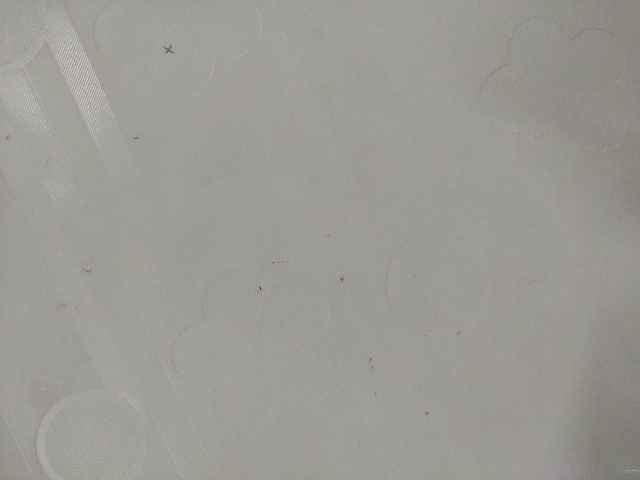
#> input picture butt_welding/test20_b.png, 640 x 480 px; its folder holds 2 pictures in this run
$ python butt_weld.py   (Python 2 division)   (older library calls are emulated)
#> lines starting #> are read from the running program, lines starting #| are printed output that depends on the picture; after the words box and inside, x2 and y2 are one past the last pixel; in counts of white or black regions, pixels touching at a corner belong together
import numpy as np
import cv2
import image_geometry
import argparse
import time
from skimage import morphology
import skimage
import datetime
start_time = time.time()


global image_no
image_no=1

def show_image(window_name,image):
	global image_no
	cv2.namedWindow(window_name)        # Create a named window
	cv2.moveWindow(window_name, 40,30)  # Move it to (40,30)
	cv2.imshow(window_name,image)
	cv2.waitKey()
	cv2.destroyAllWindows()
	name="output/"+str(image_no)+"_"+str(window_name)+"_"+str(datetime.datetime.now().date()) + '_' + str(datetime.datetime.now().time()).replace(':', '.')+".png"
	#print name
	image_no+=1
	cv2.imwrite(name,image)


def camera_input(show=1):

	""" function to read the image from user"""
#> called with show = 1
	foreground=raw_input("Enter the foreground name : ")
#> the answer given: test20_b.png
	background=raw_input("Enter the background image name : ")
#> the answer given: test20_f.png
	rgb=cv2.imread(foreground)
#> rgb is the input picture: shape (480, 640, 3); mean B, G, R 148.8, 154.2, 155.7
	rgb=cv2.resize(rgb,(640,480))
	depth=cv2.imread(background)
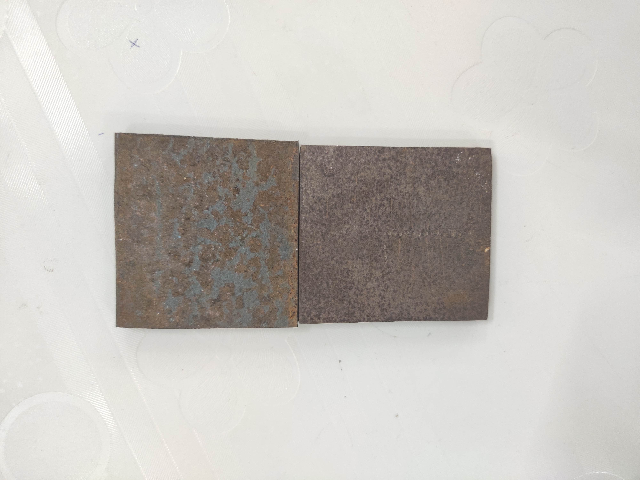
#> input picture butt_welding/test20_f.png, 640 x 480 px
#> depth is the input picture: shape (480, 640, 3); mean B, G, R 191.4, 196.2, 199.5
	depth=cv2.resize(depth,(640,480))
	if show:
		show_image("foreground",rgb)
		show_image("background",depth)
	return rgb,depth

def auto_canny(image,show=0,sigma=1):


	# compute the median of the single channel pixel intensities
	img = image.copy()
	v = np.median(image)

	# apply automatic Canny edge detection using the computed median
	lower = int(max(0, (1.0 - sigma) * v))
	upper = int(min(255, (1.0 + sigma) * v))
	edged = cv2.Canny(img, lower, upper)
	if show:
		show_image("canny_image",edged)
	# return the edged image
	return edged

# [19 lines left out: function edged, not called in this run]


def skeletonize(img):

    """ OpenCV function to return a skeletonized version of img, a Mat object"""

    img = img.copy() # don't clobber original
    skel = img.copy()

    skel[:,:] = 0
    kernel = cv2.getStructuringElement(cv2.MORPH_CROSS, (3,3))

    while True:
        eroded = cv2.morphologyEx(img, cv2.MORPH_ERODE, kernel)
        temp = cv2.morphologyEx(eroded, cv2.MORPH_DILATE, kernel)
        temp  = cv2.subtract(img, temp)
        skel = cv2.bitwise_or(skel, temp)
        img[:,:] = eroded[:,:]
        if cv2.countNonZero(img) == 0:
            break
    return skel

def remove_noise(skelton,min_length,show=0):

	imglab = skimage.measure.label(skelton) # create labels in segmented image
	cleaned = morphology.remove_small_objects(imglab, min_size=min_length, connectivity=2)
	clean_image = np.zeros((cleaned.shape)) # create array of size cleaned
	clean_image[cleaned > 0] = 255
	if show:
		show_image("remove_noise",clean_image)
	return clean_image

# [17 lines left out: function filter_contour, not called in this run]


def roi_filter(rgb,skelton,roi,show=0):
	rgb_copy=rgb.copy()
	initial_seed=[]
	for i in range(0,480):
		for j in range(0, 640):
			px=skelton[i,j]
			if px==255 and i>=roi[0] and j>=roi[2] and i<=roi[1] and j<=roi[3]:
				rgb_copy[i,j]=[0,0,255]
				initial_seed.append([i,j])

	if show:
		show_image("Initial_seeds",rgb_copy)
	return initial_seed


def initial_linegrow(rgb,initial_seed,seed_no,threshold,show=0):

	 rgb_copy=rgb.copy()
	 rgb_copy1=rgb.copy()
	 filtered_seeds=[]
	 for seed in initial_seed:
		  #print seed
		  line_temp=cv2.cvtColor(rgb, cv2.COLOR_BGR2GRAY)
		  prev_d=0
		  sm_th=[0]*8
		  closed_list=[[0]*2]*100
		  curr_node=[[]]
		  j=0
		  while j<seed_no:
			d=[]
			if j==0:
				curr_node[0]=seed
				#print curr_node
			for i in range(0,8):
				if i==0:
					xoff=1
					yoff=0
				if i==1:
					xoff=1
					yoff=1
				if i==2:
					xoff=0
					yoff=1
				if i==3:
					xoff=-1
					yoff=1
				if i==4:
					xoff=-1
					yoff=0
				if i==5:
					xoff=-1
					yoff=-1
				if i==6:
					xoff=0
					yoff=-1
				if i==7:
					xoff=1
					yoff=-1
				k=1
				#print i
				#print curr_node[0][0]+xoff*k,curr_node[0][1]+yoff*k
				in_sum=0
				while k<=3:
					if [curr_node[0][0]+yoff*k,curr_node[0][1]+xoff*k] in closed_list:
						in_sum=1000
						break
					in_sum=in_sum + line_temp[curr_node[0][0]+yoff*k,curr_node[0][1]+xoff*k]
					k=k+1
				d.append(in_sum)
			#print d
			min_d=d.index(min(d))

			#print min_d
			if min_d==0:
				xoff=1
				yoff=0
			if min_d==1:
				xoff=1
				yoff=1
			if min_d==2:
				xoff=0
				yoff=1
			if min_d==3:
				xoff=-1
				yoff=1
			if min_d==4:
				xoff=-1
				yoff=0
			if min_d==5:
				xoff=-1
				yoff=-1
			if min_d==6:
				xoff=0
				yoff=-1
			if min_d==7:
				xoff=1
				yoff=-1
			closed_list[j]=curr_node[0]
			line_temp[curr_node[0][0]-1:curr_node[0][0]+2,curr_node[0][1]-1:curr_node[0][1]+2]=255 ## setting all the pixels around curent node white (255)
			curr_node=[[curr_node[0][0]+yoff,curr_node[0][1]+xoff]]

			if show==1:

				rgb_copy[closed_list[j][0],closed_list[j][1]]=[0,255,0]
				#show_image("line_growing",rgb_copy)
			if j>0 and prev_d-min_d<>0:
				sm_th[min_d]=1
			prev_d=min_d
			#print sm_th
			j=j+1

		  if np.sum(sm_th)<=threshold :
			filtered_seeds.append(seed)
			if show==1:

				rgb_copy1[seed[0]-2:seed[0]+2,seed[1]-2:seed[1]+2]=[0,0,255] ## uncomment this to show the final seeds having straight lines
	 if show==1:
		show_image("line_growing",rgb_copy)
		show_image("final_seeds",rgb_copy1)

	 return filtered_seeds

def best_seed(rgb,final_seed,show=0):


	line_temp=cv2.cvtColor(rgb, cv2.COLOR_BGR2GRAY)
	inten=2550
	for seed in final_seed:
		intencity=np.sum(np.sum(line_temp[seed[0]-1:seed[0]+2,seed[1]-1:seed[1]+2]))
		if intencity<inten:
			inten=intencity
			final_node=seed
			#print seed,intencity
	if show:
		rgb_copy=rgb.copy()
		rgb_copy[final_node[0]-2:final_node[0]+2,final_node[1]-2:final_node[1]+2]=[0,255,0]
		show_image("best_seed",rgb_copy)
	return final_node

# [151 lines left out: functions final_grow, trim_weld, not called in this run]

if __name__=='__main__':


	rgb,depth=camera_input()
	foreground=cv2.subtract(depth,rgb)
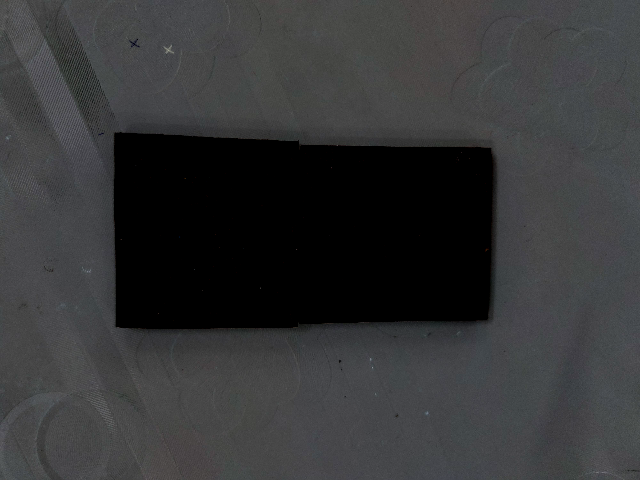
#> foreground: shape (480, 640, 3); mean B, G, R 55.1, 54, 53.3
	gray=cv2.cvtColor(foreground, cv2.COLOR_BGR2GRAY)
	canny=auto_canny(gray,0)
#> in auto_canny, `v = np.median(image)`: v = 69
#> in auto_canny, `lower = int(max(0, (1.0 - sigma) * v))`: lower = 0
#> in auto_canny, `upper = int(min(255, (1.0 + sigma) * v))`: upper = 138
#> in auto_canny, `edged = cv2.Canny(img, lower, upper)`:
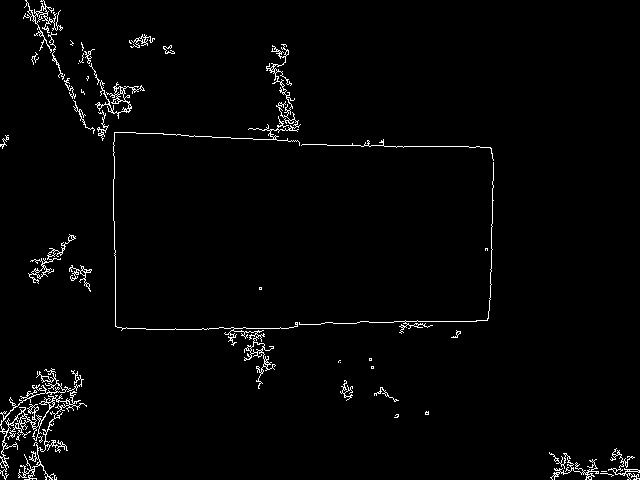
#> edged: shape (480, 640); 2.1% white in thin lines or dots
	clean_image_canny=remove_noise(canny,20,0)
#> in remove_noise, `imglab = skimage.measure.label(skelton)`:
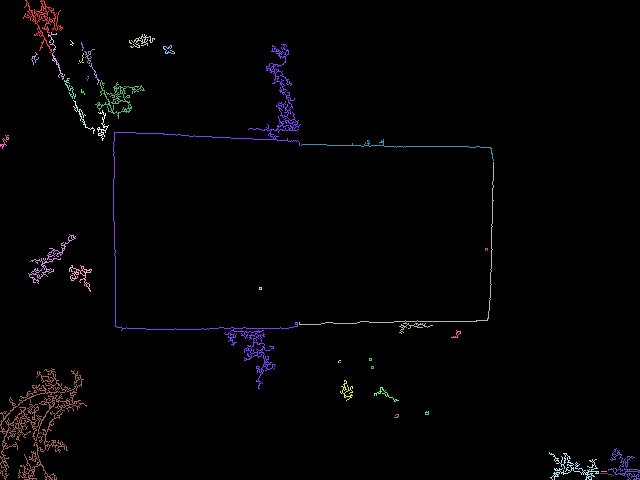
#> imglab: shape (480, 640) int64; 41 distinct labels, from 0 to 40; one colour per label, 0 black
#> in remove_noise, `cleaned = morphology.remove_small_objects(imglab, min_size=min_length,..`: cleaned: shape (480, 640) int64; 24 distinct labels, from 0 to 38
#> clean_image_canny: shape (480, 640) float64; 2% white in thin lines or dots
	kernel = np.ones((5,5),np.uint8)
	dilation = cv2.dilate(clean_image_canny,kernel,iterations = 1)
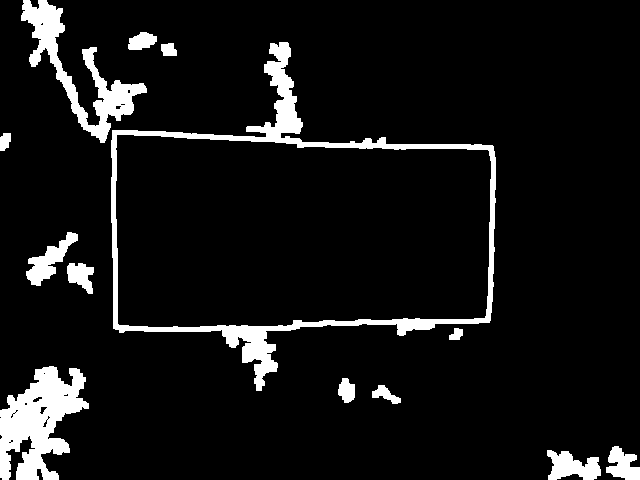
#> dilation: shape (480, 640) float64; 8.1% white; 13 white regions, largest, box (x1, y1, x2, y2) and area: (111, 42, 496, 391) 9855, (0, 366, 89, 480) 5761, (21, 0, 147, 143) 4339
	erosion = cv2.erode(dilation,kernel,iterations = 1)
#> erosion: shape (480, 640) float64; 4.1% white; 14 white regions, largest, box (x1, y1, x2, y2) and area: (0, 368, 87, 480) 3911, (113, 44, 494, 389) 3683, (23, 0, 145, 141) 2242
	skelton=skeletonize(erosion)
#> in skeletonize, `skel[:,:] = 0`: skel: shape (480, 640) float64; every value is 0
#> after the loop in skeletonize, `while True:`:
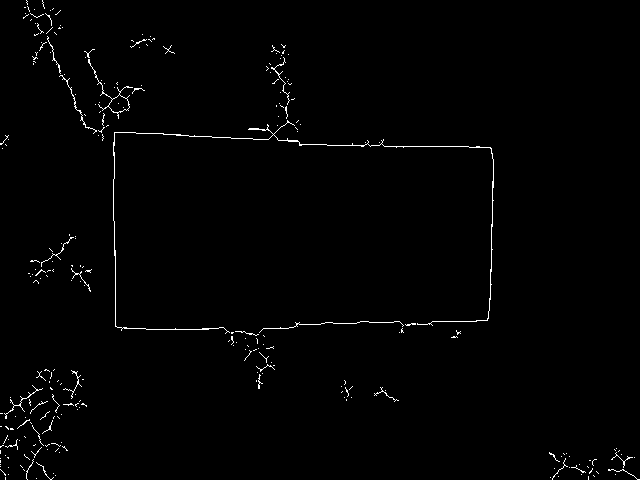
#> skel: shape (480, 640) float64; 1.1% white in thin lines or dots
	initial_seed=roi_filter(rgb,skelton,[120,370,120,520],0)
#> after the loop in roi_filter, `for i in range(0,480):`:
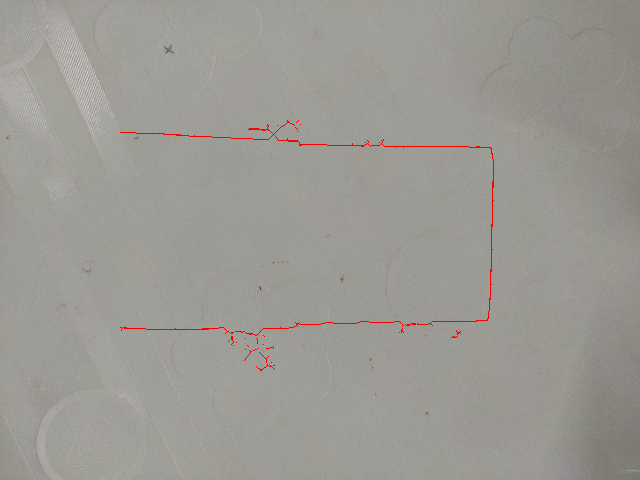
#> rgb_copy: shape (480, 640, 3); 0.4% of pixels changed, all inside (x1, y1, x2, y2) = (120, 120, 494, 371)
#> after the loop in roi_filter, `for i in range(0,480):`: initial_seed = 1217 pairs, first value 120 to 370, second value 120 to 493
	print "\nNumber of Initial seeds : ",len(initial_seed)
#| Number of Initial seeds :  1217
	final_seeds=initial_linegrow(rgb,initial_seed,100,2,0)
#> the loop in initial_linegrow, `for seed in initial_seed:` made 1217 passes
#> seed on passes 1 to 3: [120, 287], [120, 298], [121, 287]
#> after the loop in initial_linegrow, `for seed in initial_seed:`: filtered_seeds = []
#> final_seeds = []
	best_sed=best_seed(rgb,final_seeds,0)
#> after the loop in best_seed, `for seed in final_seed:`: inten = 2550
#> (the run stopped early here; a loop or call above may not have finished)
